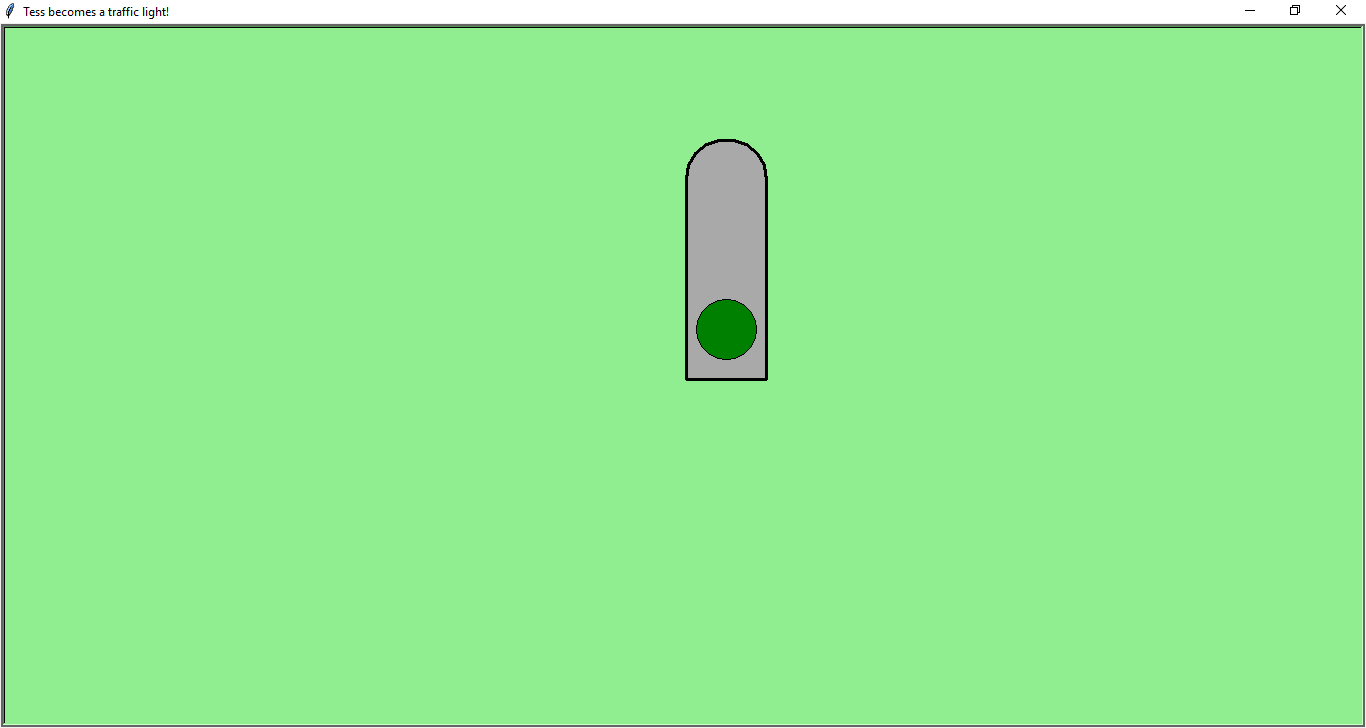

The Python source for this figure:
# Felipe Martins Gomes
# Comp 20
# Exercício 10.6.2
# Programa compilado com PyCharm 2018.1.2


import turtle           # Tess becomes a traffic light.

turtle.setup(400,500)
wn = turtle.Screen()
wn.title("Tess becomes a traffic light!")
wn.bgcolor("lightgreen")
tess = turtle.Turtle()


def draw_housing():
    """ Draw a nice housing to hold the traffic lights """
    tess.pensize(3)
    tess.color("black", "darkgrey")
    tess.begin_fill()
    tess.forward(80)
    tess.left(90)
    tess.forward(200)
    tess.circle(40, 180)
    tess.forward(200)
    tess.left(90)
    tess.end_fill()


draw_housing()

tess.penup()
# Position tess onto the place where the green light should be
tess.forward(40)
tess.left(90)
tess.forward(50)
# Turn tess into a big green circle
tess.shape("circle")
tess.shapesize(3)
tess.fillcolor("green")

# A traffic light is a kind of state machine with three states,
# Green, Orange, Red.  We number these states  0, 1, 2
# When the machine changes state, we change tess' position and
# her fillcolor.

# This variable holds the current state of the machine
state_num = 0


def advance_state_machine():
    global state_num
    if state_num == 0:       # Transition from state 0 to state 1
        tess.forward(70)
        tess.fillcolor("orange")
        state_num = 1
        wn.ontimer(advance_state_machine, 1000)

    elif state_num == 1:     # Transition from state 1 to state 2
        tess.forward(70)
        tess.fillcolor("red")
        state_num = 2
        wn.ontimer(advance_state_machine, 2000)

    else:                    # Transition from state 2 to state 0
        tess.back(140)
        tess.fillcolor("green")
        state_num = 0
        wn.ontimer(advance_state_machine, 2000)


advance_state_machine()

wn.listen()                      # Listen for events
wn.mainloop()
